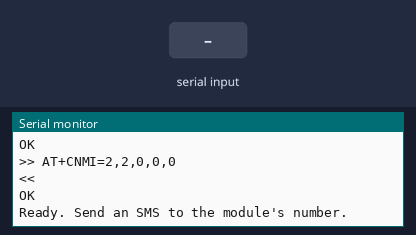
Simulated run of this sketch. Board: Arduino Uno, built with avr-gcc and run on an emulated ATmega328P. Parts: the last lines printed to the serial monitor. The inputs (shaded band) are chosen by the test bench. The modem accepts every AT command (registered, SIM ready, sends succeed) and sends nothing else.

Above: at 4.5 s.
4.6 s: "1\n" received over the second serial link
At 5.7 s:
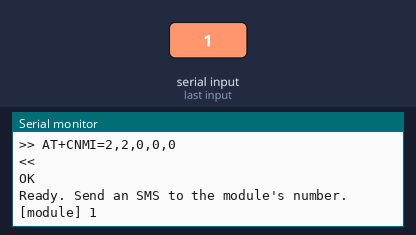
6.1 s: "0\n" received over the second serial link
At 6.9 s:
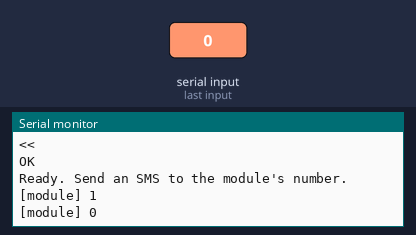
7.6 s: "2\n" received over the second serial link
At 8.0 s:
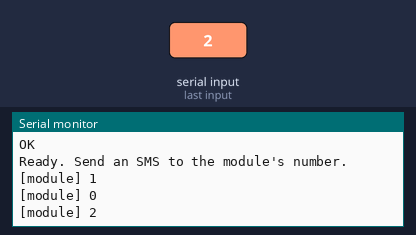

The sketch:

09_sim800l_receive_sms.ino
```cpp
// Test 09: receive SMS and reply to authorized senders. NEEDS an active SIM.
// PASS: text the module from an authorized phone; the sender and text print here and the phone gets "Got it: <text>".
// Unauthorized senders are printed but not answered.

#include <SoftwareSerial.h>

// Numbers as the network reports them (international format, e.g. +2547...).
const char *const AUTHORIZED[] = { "+2547XXXXXXXX" };
const byte N_AUTHORIZED = sizeof(AUTHORIZED) / sizeof(AUTHORIZED[0]);

SoftwareSerial sim(7, 8);  // RX = D7, TX = D8
char reply[128];
char line[170];       // one line from the module (SMS body up to 160 chars)
char sender[20];
bool expectBody = false;

// See test 07: collects the reply, true if `token` (PROGMEM) seen, false on ERROR/timeout.
bool waitFor(const char *token, unsigned long timeoutMs) {
  size_t n = 0;
  bool done = false, ok = false;
  unsigned long start = millis(), last = millis();
  reply[0] = '\0';
  while (millis() - start < timeoutMs && !(done && millis() - last > 50)) {
    while (sim.available()) {
      char c = sim.read();
      last = millis();
      if (n < sizeof(reply) - 1) { reply[n++] = c; reply[n] = '\0'; }
    }
    if (!done && strstr_P(reply, token)) done = ok = true;
    if (!done && strstr_P(reply, PSTR("ERROR"))) done = true;
  }
  Serial.print(F("<< "));
  for (size_t i = 0; i < n; i++) if (reply[i] != '\r') Serial.print(reply[i]);
  if (n == 0) Serial.print(F("(no reply)"));
  Serial.println();
  return ok;
}

bool cmd(const __FlashStringHelper *c, unsigned long timeoutMs = 1000) {
  while (sim.available()) sim.read();
  Serial.print(F(">> "));
  Serial.println(c);
  sim.println(c);
  return waitFor(PSTR("OK"), timeoutMs);
}

void fail(const __FlashStringHelper *why) {
  Serial.print(F("FAIL: "));
  Serial.println(why);
  for (;;) {}
}

bool authorized(const char *num) {
  for (byte i = 0; i < N_AUTHORIZED; i++)
    if (strcmp(num, AUTHORIZED[i]) == 0) return true;
  return false;
}

void sendSms(const char *to, const char *text) {
  while (sim.available()) sim.read();
  sim.print(F("AT+CMGS=\""));
  sim.print(to);
  sim.println('"');
  if (!waitFor(PSTR(">"), 5000)) { Serial.println(F("FAIL: no '>' prompt.")); return; }
  sim.print(F("Got it: "));
  // Reply must fit one SMS: 160 - strlen("Got it: ") = 152 chars of echoed text.
  for (byte i = 0; i < 152 && text[i]; i++) sim.print(text[i]);
  sim.write(26);
  if (waitFor(PSTR("+CMGS:"), 60000)) Serial.println(F("PASS: reply sent."));
  else Serial.println(F("FAIL: reply not sent (credit? supply voltage?)."));
}

void handleLine() {
  if (expectBody) {
    expectBody = false;
    Serial.print(F("SMS from "));
    Serial.print(sender);
    Serial.print(F(": "));
    Serial.println(line);
    if (authorized(sender)) {
      Serial.println(F("Sender authorized, replying..."));
      sendSms(sender, line);
    } else {
      Serial.println(F("Sender NOT authorized, ignored."));
    }
    return;
  }
  // Header: +CMT: "+2547XXXXXXXX","","26/10/14,12:30:00+12"   (body follows on the next line)
  if (strncmp_P(line, PSTR("+CMT:"), 5) == 0) {
    char *a = strchr(line, '"');
    char *b = a ? strchr(a + 1, '"') : NULL;
    if (!b) return;
    *b = '\0';
    strncpy(sender, a + 1, sizeof(sender) - 1);
    sender[sizeof(sender) - 1] = '\0';
    expectBody = true;
  } else if (line[0]) {
    Serial.print(F("[module] "));
    Serial.println(line);
  }
}

void setup() {
  Serial.begin(9600);
  sim.begin(9600);
  Serial.println(F("=== Test 09: receive SMS ==="));
  if (strchr(AUTHORIZED[0], 'X')) Serial.println(F("NOTE: AUTHORIZED still has the placeholder; replies will not be sent."));
  delay(3000);

  bool alive = false;
  for (byte i = 0; i < 5 && !alive; i++) alive = cmd(F("AT"));
  if (!alive) fail(F("no reply to AT. Run test 07 first."));

  cmd(F("AT+CPIN?"));
  if (!strstr_P(reply, PSTR("READY"))) fail(F("SIM not ready (none inserted, or PIN-locked). Power off, insert SIM, retry."));

  Serial.println(F("Waiting for network registration (up to 60 s)..."));
  bool registered = false;
  for (byte i = 0; i < 30 && !registered; i++) {
    cmd(F("AT+CREG?"));
    registered = strstr_P(reply, PSTR(",1")) || strstr_P(reply, PSTR(",5"));
    if (!registered) delay(2000);
  }
  if (!registered) fail(F("not registered. Check antenna and that the SIM works in a phone."));

  if (!cmd(F("AT+CMGF=1"))) fail(F("could not set text mode."));
  if (!cmd(F("AT+CNMI=2,2,0,0,0"))) fail(F("could not enable SMS forwarding (CNMI)."));
  Serial.println(F("Ready. Send an SMS to the module's number."));
}

void loop() {
  static byte n = 0;
  while (sim.available()) {
    char c = sim.read();
    if (c == '\r') continue;
    if (c == '\n') {
      line[n] = '\0';
      n = 0;
      handleLine();
    } else if (n < sizeof(line) - 1) {
      line[n++] = c;
    }
  }
}
```

Measured:
- after the input at 4.6 s, the serial monitor: prints a new line at once (image 1)
- after the input at 6.1 s, the serial monitor: prints a new line at once (image 2)
- after the input at 7.6 s, the serial monitor: prints a new line at once (image 3)
